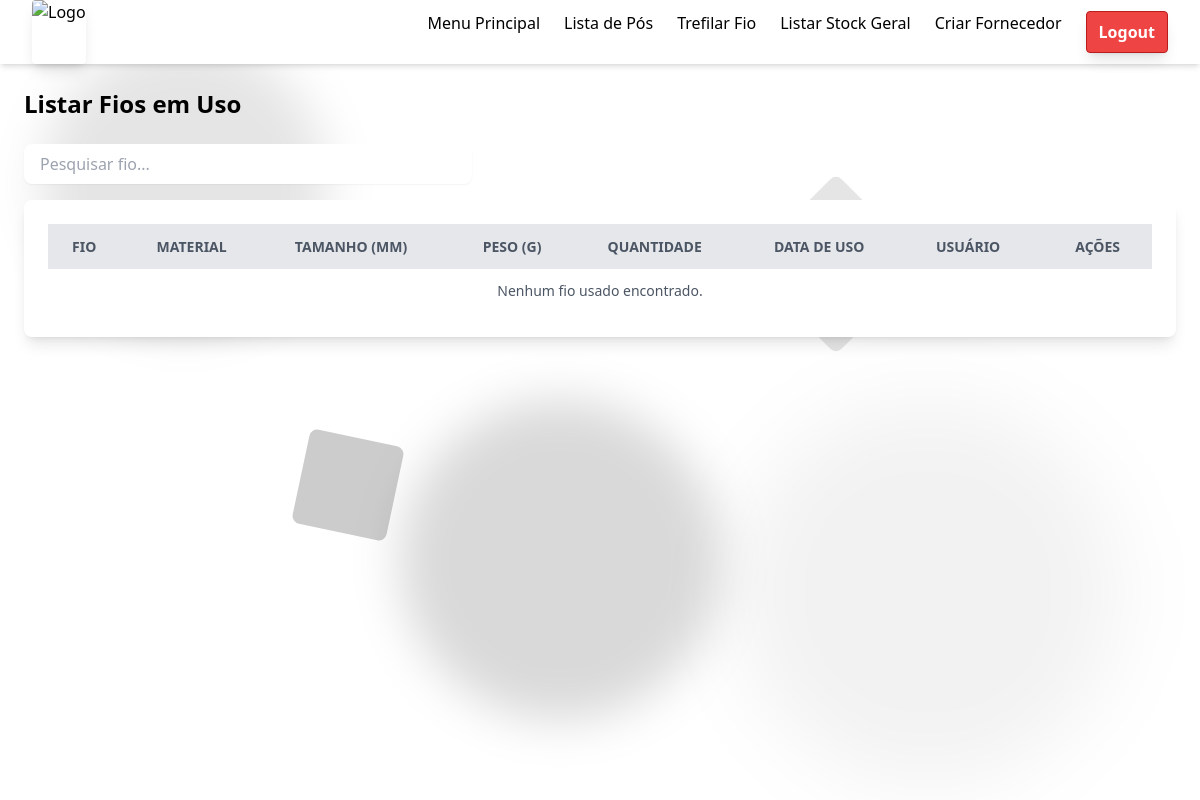
Page /listar_fiousado/ (signed in) on the earlier database version.
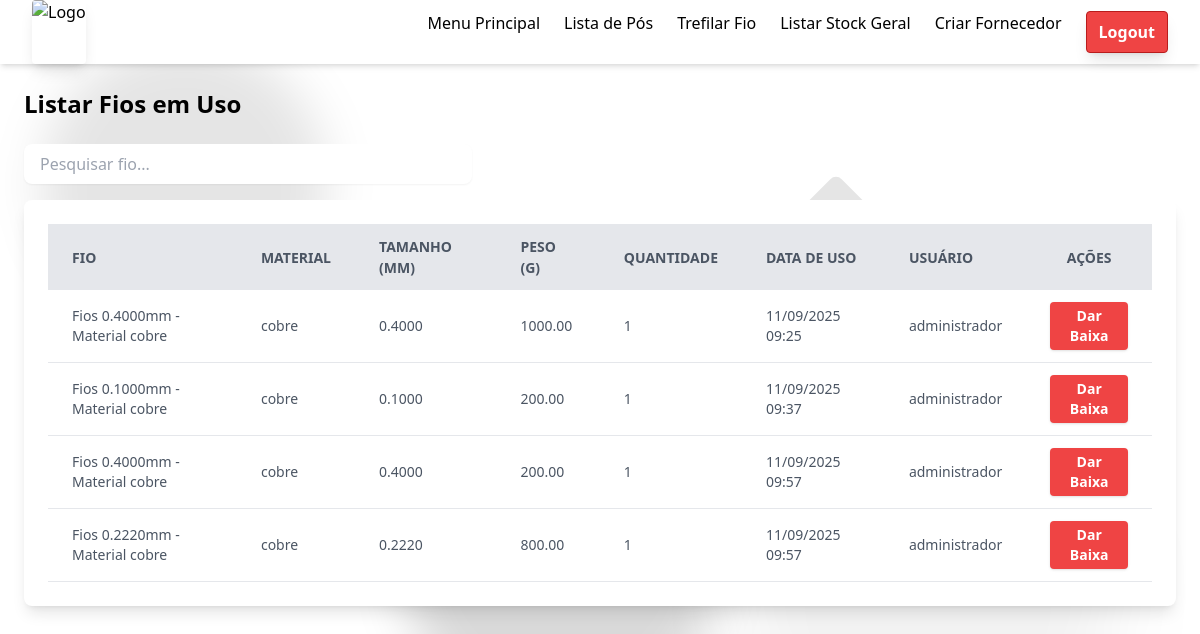
Same page on the later database version.
### management/models.py (models this page shows, shortened)
class FioUsado(models.Model):
    fio = models.ForeignKey(Fios, on_delete=models.CASCADE)
    size = models.DecimalField(max_digits=10, decimal_places=4)
    weight = models.DecimalField(max_digits=10, decimal_places=2)
    material = models.CharField(max_length=20)
    quantidade_usada = models.PositiveIntegerField()
    data_uso = models.DateTimeField(default=timezone.now)
    user = models.ForeignKey(User, on_delete=models.SET_NULL, null=True)

class Fios(models.Model):
    material = [
        ('cobre', 'Cobre'),
        ('aco', 'Aço'),
    ]
    size = models.DecimalField(max_digits=10, decimal_places=4)
    weight = models.DecimalField(max_digits=10, decimal_places=2)
    weight_unit = models.DecimalField(max_digits=10, decimal_places=2)
    quantity = models.IntegerField()
    material = models.CharField(max_length=20, choices=material, default='cobre')
    min_stock = models.IntegerField(null=True, blank=True)
    fornecedor = models.ForeignKey(Fornecedor, on_delete=models.CASCADE, null=True, blank=True)
    date_added = models.DateTimeField(auto_now_add=True)
    updated_at = models.DateTimeField(auto_now=True)
    user = models.ForeignKey(User, on_delete=models.CASCADE, null=True, blank=True)
    def __str__(self):
        return f"Fios {self.size}mm - Material {self.material}"

### management/views.py (the view)
# urls.py: path('listar_fiousado/', views.listar_fiousado, name='listar_fiousado'),
@login_required
def listar_fiousado(request):
    fios_usados = FioUsado.objects.all()
    return render(request, 'management/listar_fiousado.html', {'fios_usados': fios_usados})

### management/templates/management/listar_fiousado.html (shortened to what this page needs)
{% extends 'management/base.html' %}
{% load static %}
{% block content %}
<h1 class="text-2xl font-bold text-black mb-6">Listar Fios em Uso</h1>
<div class="flex justify-between items-center mb-4">
    <input type="text" id="searchInput" placeholder="Pesquisar fio..."
                 class="w-full max-w-md rounded-lg border-gray-300 focus:border-blue-500 focus:ring-blue-500 px-4 py-2 shadow-sm" />
</div>
<div class="overflow-x-auto w-full max-w-7xl bg-white rounded-lg shadow-lg p-6">
        <table id="fiosTable" class="min-w-full table-auto">
                <thead>
                        <tr class="bg-gray-200 text-gray-600 uppercase text-sm leading-normal">
                                <th class="py-3 px-6 text-left">Fio</th>
                                <th class="py-3 px-6 text-left">Material</th>
                                <th class="py-3 px-6 text-left">Tamanho (mm)</th>
                                <th class="py-3 px-6 text-left">Peso (g)</th>
                                <th class="py-3 px-6 text-left">Quantidade</th>
                                <th class="py-3 px-6 text-left">Data de Uso</th>
                                <th class="py-3 px-6 text-left">Usuário</th>
                                <th class="py-3 px-6 text-center">Ações</th>
                        </tr>
                </thead>
                <tbody class="text-gray-600 text-sm font-light">
                        {% for fio_usado in fios_usados %}
                        <tr class="border-b border-gray-200 hover:bg-gray-100" data-search="{{ fio_usado.fio }} {{ fio_usado.material }} {{ fio_usado.size }} {{ fio_usado.weight }} {{ fio_usado.quantidade_usada }} {{ fio_usado.user.username|default:'' }}">
                                <td class="py-3 px-6 text-left">
                                        {{ fio_usado.fio }}
                                </td>
                                <td class="py-3 px-6 text-left">
                                        {{ fio_usado.material }}
                                </td>
                                <td class="py-3 px-6 text-left">
                                        {{ fio_usado.size }}
                                </td>
                                <td class="py-3 px-6 text-left">
                                        {{ fio_usado.weight }}
                                </td>
                                <td class="py-3 px-6 text-left">
                                        {{ fio_usado.quantidade_usada }}
                                </td>
                                <td class="py-3 px-6 text-left">
                                        {{ fio_usado.data_uso|date:"d/m/Y H:i" }}
                                </td>
                                <td class="py-3 px-6 text-left">
                                        {{ fio_usado.user.username|default:"N/A" }}
                                </td>
                                <td class="py-3 px-6 text-center">
                                        <form method="POST" action="{% url 'deletar_fiousado' fio_usado.id %}" onsubmit="return confirm('Tem certeza que deseja deletar este registro de fio usado?');">
                                                <button type="submit" class="bg-red-500 hover:bg-red-600 text-white font-semibold px-3 py-1 rounded shadow">
                                                        Dar Baixa
                                                </button>
                                        </form>
                                </td>
                        </tr>
                        {% empty %}
                        <tr>
                                <td colspan="8" class="py-3 px-6 text-center">Nenhum fio usado encontrado.</td>
                        </tr>
                        {% endfor %}
                </tbody>
        </table>
</div>
{% endblock %}

Differences in the rows shown:
added FioUsado: fio "Fios 0.4000mm - Material cobre", material "cobre", size "0.4000", weight "1000.00", quantidade_usada "1", data_uso "11/09/2025 09:25", user.username "administrador"
added FioUsado: fio "Fios 0.1000mm - Material cobre", material "cobre", size "0.1000", weight "200.00", quantidade_usada "1", data_uso "11/09/2025 09:37", user.username "administrador"
added FioUsado: fio "Fios 0.4000mm - Material cobre", material "cobre", size "0.4000", weight "200.00", quantidade_usada "1", data_uso "11/09/2025 09:57", user.username "administrador"
added FioUsado: fio "Fios 0.2220mm - Material cobre", material "cobre", size "0.2220", weight "800.00", quantidade_usada "1", data_uso "11/09/2025 09:57", user.username "administrador"
Other differences:
text no longer shown: "Nenhum fio usado encontrado."
